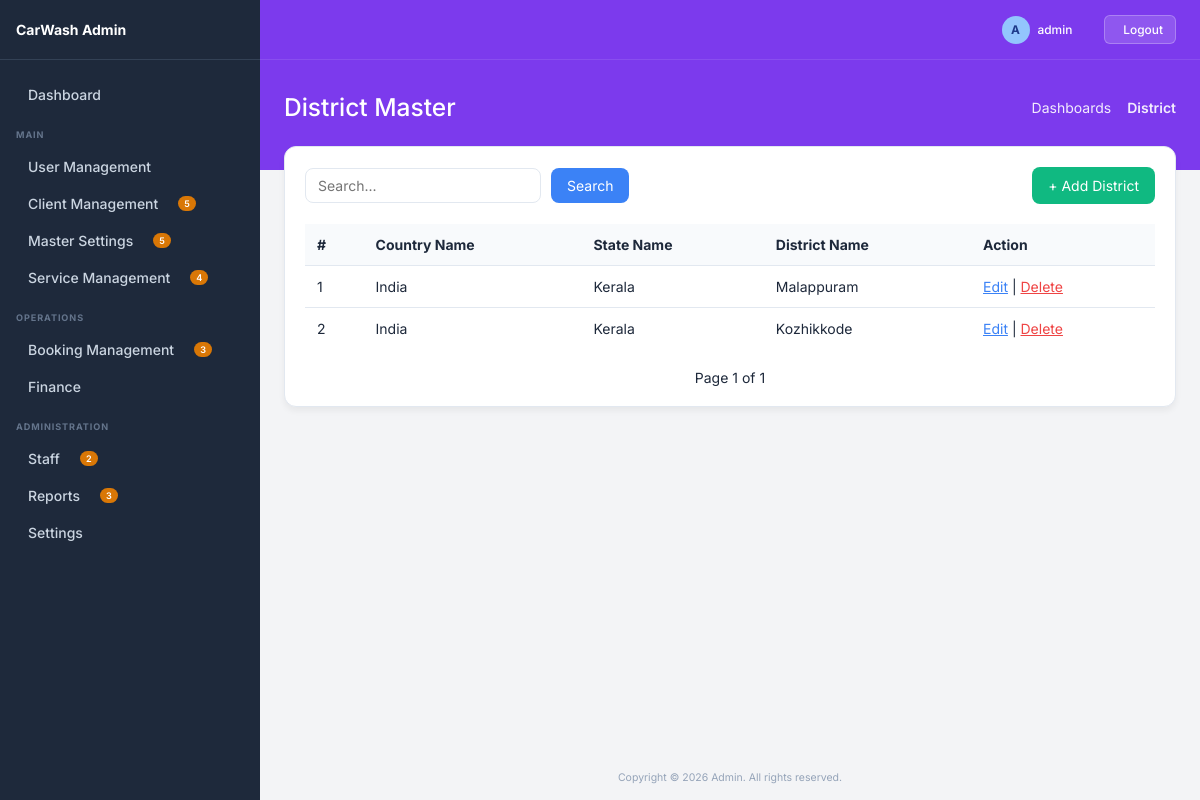
The app's page /district/ (signed in) with its own data.
### master/models.py (models this page shows, shortened)
class District(BaseModel):
    state = models.ForeignKey(State, on_delete=models.CASCADE)
    name = models.CharField(max_length=100)

class State(BaseModel):
    country = models.ForeignKey(Country, on_delete=models.CASCADE)
    name = models.CharField(max_length=100)
    def __str__(self):
        return self.name

class Country(BaseModel):
    name = models.CharField(max_length=100)
    def __str__(self):
        return self.name

### master/views.py (the view)
# urls.py: path('district/', views.district_list, name='district_list'),
@login_required
def district_list(request):
    search = request.GET.get('search', '')
    queryset = District.objects.filter(is_deleted=False)
    if search:
        queryset = queryset.filter(name__icontains=search)
    paginator = Paginator(queryset, 10)
    page_obj = paginator.get_page(request.GET.get('page'))
    return render(request, 'district/list.html', {
        'page_obj': page_obj,
        'search': search
    })

### core/templates/district/list.html (shortened to what this page needs)
{% extends 'base.html' %}
{% block page_title %}District Master{% endblock %}
{% block breadcrumb_active %}District{% endblock %}
{% block content %}
<div style="background: white; padding: 20px; border-radius: 12px; border: 1px solid #e2e8f0; box-shadow: 0 4px 6px rgba(0,0,0,0.05);">
    <div style="display: flex; justify-content: space-between; align-items: center; margin-bottom: 20px;">
        <form method="GET" style="display: flex; gap: 10px;">
            <input type="text" name="search" value="{{search}}" placeholder="Search..."
                   style="padding: 8px 12px; border: 1px solid #e2e8f0; border-radius: 8px;">
            <button type="submit" style="background: #3b82f6; color: white; border: none; padding: 8px 16px; border-radius: 8px;">Search</button>
        </form>
        <a href="{% url 'district_create' %}"
           style="background: #10b981; color: white; padding: 10px 16px; border-radius: 8px; text-decoration: none;">
            + Add District
        </a>
    </div>
    <table style="width: 100%; border-collapse: collapse;">
        <thead>
            <tr style="background: #f8fafc; text-align: left;">
                <th style="padding: 12px;">#</th>
                <th style="padding: 12px;">Country Name</th>
                <th style="padding: 12px;">State Name</th>
                <th style="padding: 12px;">District Name</th>
                <th style="padding: 12px;">Action</th>
            </tr>
        </thead>
        <tbody>
            {% for obj in page_obj %}
            <tr style="border-top: 1px solid #e2e8f0;">
                <td style="padding: 12px;">{{ forloop.counter }}</td>
                <td style="padding: 12px;">{{ obj.state.country }}</td>
                <td style="padding: 12px;">{{ obj.state }}</td>
                <td style="padding: 12px;">{{ obj.name }}</td>
                <td style="padding: 12px;">
                    <a href="{% url 'district_edit' obj.pk %}" style="color: #3b82f6;">Edit</a> |
                    <a href="{% url 'district_delete' obj.pk %}"
                       onclick="return confirm('Delete this item?')"
                       style="color: #ef4444;">Delete</a>
                </td>
            </tr>
            {% empty %}
            <tr>
                <td colspan="4" style="text-align:center; padding:20px;">No data found</td>
            </tr>
            {% endfor %}
        </tbody>
    </table>
    <div style="margin-top: 20px; display: flex; justify-content: center;">
        <span>Page {{ page_obj.number }} of {{ page_obj.paginator.num_pages }}</span>
    </div>
</div>
{% endblock %}

### core/templates/base.html (shortened to what this page needs)
<!DOCTYPE html>
<html lang="en">
<head>
</head>
<body>
    <aside class="sidebar">
        <div class="sidebar-header">
            <span>CarWash Admin</span>
        </div>
        <div class="sidebar-content">
            <a href="{% url 'dashboard' %}" class="nav-item">
                <div class="nav-item-left">
                    Dashboard
                </div>
            </a>
            <div class="nav-section-title">MAIN</div>
            <div class="nav-item dropdown-toggle">
                <div class="nav-item-left">
                     User Management
                </div>
            </div>
            <div class="nav-item dropdown-toggle">
                <div class="nav-item-left">
                    Client Management
                    <span class="nav-badge">5</span>
                </div>
            </div>
            <div class="nav-item dropdown-toggle">
                <div class="nav-item-left">
                    Master Settings
                    <span class="nav-badge">5</span>
                </div>
            </div>
            <div class="nav-item dropdown-toggle">
                <div class="nav-item-left">
                    Service Management
                    <span class="nav-badge">4</span>
                </div>
            </div>
            <div class="nav-section-title">OPERATIONS</div>
            <div class="nav-item dropdown-toggle">
                <div class="nav-item-left">
                    Booking Management
                    <span class="nav-badge">3</span>
                </div>
            </div>
            <div class="nav-item dropdown-toggle">
                <div class="nav-item-left">
                    Finance
                </div>
            </div>
            <div class="nav-section-title">ADMINISTRATION</div>
            <div class="nav-item dropdown-toggle">
                <div class="nav-item-left">
                    Staff
                    <span class="nav-badge">2</span>
                </div>
            </div>
            <div class="nav-item dropdown-toggle">
                <div class="nav-item-left">
                    Reports
                    <span class="nav-badge">3</span>
                </div>
            </div>
            <div class="nav-item dropdown-toggle">
                <div class="nav-item-left">
                    Settings
                </div>
            </div>
        </div>
    </aside>
    <div class="main-wrapper">
        <div class="top-banner">
            <div class="top-navbar">
                <div class="navbar-right">
                    <div class="flex-center" style="gap: 8px;">
                        <span style="display:inline-block; width:28px; height:28px; border-radius:50%; background:#93c5fd; color:#1e3a8a; text-align:center; line-height:28px; font-weight:bold;">{{ request.user.username|make_list|first|upper|default:"A" }}</span>
                        <span>{{ request.user.username|default:"admin" }}</span>
                    </div>
                    {% if request.user.is_authenticated %}
                    <form method="post" action="{% url 'logout' %}" style="margin-left: 12px; display: inline;">
                        <button type="submit" style="background: rgba(255,255,255,0.15); border: 1px solid rgba(255,255,255,0.25); color: white; padding: 6px 12px; border-radius: 6px; cursor: pointer; display: flex; align-items: center; gap: 6px; font-size: 0.85rem; font-weight: 500; transition: all 0.2s;">
                             Logout
                        </button>
                    </form>
                    {% endif %}
                </div>
            </div>
            <div class="banner-header">
                <div class="banner-title">{% block page_title %}Dashboard{% endblock %}</div>
                <div class="banner-breadcrumbs">
                    <a href="#">Dashboards</a>
                    <span style="font-weight: 600;">{% block breadcrumb_active %}Admin Dashboard{% endblock %}</span>
                </div>
            </div>
        </div>
        <div class="content-area">
            {% block content %}{% endblock %}
        </div>
        <div style="margin-top:auto; padding: 16px; text-align: center; color: #94a3b8; font-size: 0.75rem;">
            Copyright © 2026 Admin. All rights reserved.
        </div>
    </div>
</body>
</html>

### core/templates/base.html (style rules this page uses)
:root { --bg-sidebar: #1e293b; --bg-body: #f3f4f6; --bg-banner: #7c3aed; --text-sidebar: #cbd5e1; --text-sidebar-hover: #ffffff; --sidebar-border: #334155; --badge-bg: #d97706; --badge-text: #ffffff; --sidebar-width: 260px; }
* { margin: 0; padding: 0; box-sizing: border-box; font-family: 'Inter', sans-serif; font-size: 14px; }
body { background-color: var(--bg-body); color: #1e293b; display: flex; min-height: 100vh; overflow-x: hidden; }
.sidebar { width: var(--sidebar-width); background-color: var(--bg-sidebar); display: flex; flex-direction: column; position: fixed; height: 100vh; overflow-y: auto; z-index: 100; }
.sidebar-header { padding: 16px; font-size: 1.1rem; font-weight: 700; display: flex; align-items: center; gap: 12px; color: white; border-bottom: 1px solid var(--sidebar-border); height: 60px; }
.sidebar-content { padding: 16px 0; }
.nav-section-title { color: #64748b; font-size: 0.65rem; text-transform: uppercase; letter-spacing: 0.1em; font-weight: 700; margin: 16px 16px 8px 16px; }
.nav-item { display: flex; align-items: center; justify-content: space-between; padding: 10px 16px; color: var(--text-sidebar); text-decoration: none; font-size: 0.85rem; font-weight: 500; cursor: pointer; transition: color 0.2s, background-color 0.2s; }
.nav-item-left { display: flex; align-items: center; gap: 12px; }
.nav-badge { background-color: var(--badge-bg); color: var(--badge-text); font-size: 0.65rem; font-weight: 600; padding: 2px 6px; border-radius: 12px; margin-left: 8px; }
.main-wrapper { flex: 1; margin-left: var(--sidebar-width); display: flex; flex-direction: column; min-height: 100vh; }
.top-banner { background-color: var(--bg-banner); color: white; display: flex; flex-direction: column; }
.top-navbar { height: 60px; display: flex; align-items: center; justify-content: space-between; padding: 0 24px; border-bottom: 1px solid rgba(255, 255, 255, 0.1); }
.navbar-right { display: flex; align-items: center; gap: 20px; }
.navbar-right span { font-size: 0.85rem; font-weight: 500; }
.banner-header { padding: 32px 24px 48px 24px; display: flex; justify-content: space-between; align-items: center; }
.banner-title { font-size: 1.75rem; font-weight: 500; }
.banner-breadcrumbs { font-size: 0.75rem; display: flex; align-items: center; gap: 8px; opacity: 0.9; }
.banner-breadcrumbs a { color: white; text-decoration: none; }
.content-area { padding: 0 24px 24px 24px; margin-top: -24px; flex: 1; }
.flex-center { display: flex; align-items: center; }

### records on screen
District: state.country "India", state "Kerala", name "Malappuram"
District: state.country "India", state "Kerala", name "Kozhikkode"

### other values on screen
{{ request.user.username|make_list|first|upper|default:"A" }} "A"
{{ request.user.username|default:"admin" }} "admin"
{{ page_obj.number }} "1"
{{ page_obj.paginator.num_pages }} "1"
